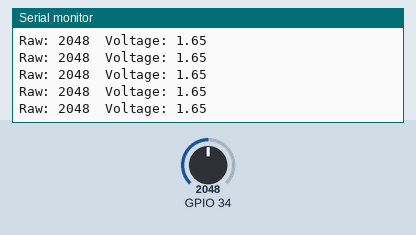
A sketch run on a simulated ESP32. On the bench: the last lines printed to the serial monitor. The test bench sets the inputs (shaded band); at power-on: GPIO 34 = 2048.

Above: at 1.2 s.
1.3 s: GPIO 34 set to 2866
At 1.31 s:
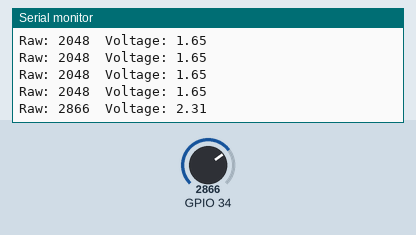
2.8 s: GPIO 34 set to 3603
At 2.81 s:
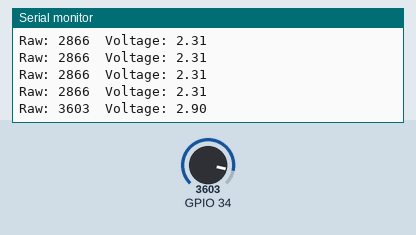
Timing chart, 0 to 5.8 s (numbered marks = the images above; inputs shaded):
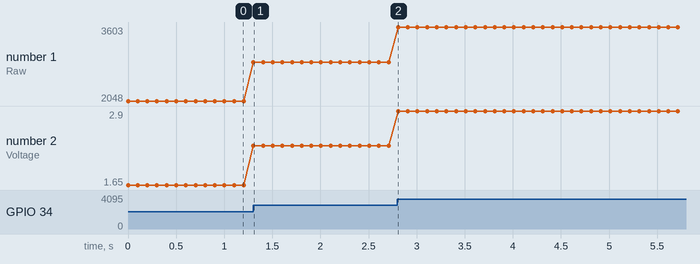

Measured:
- after the input at 1.3 s, the serial monitor: prints a new line at once (image 1)
- after the input at 2.8 s, the serial monitor: prints a new line at once (image 2)
- plotted number 1: 2048 → 2866 after the input at 1.3 s, 2866 → 3603 after the input at 2.8 s
- plotted number 2: 1.65 → 2.31 after the input at 1.3 s, 2.31 → 2.9 after the input at 2.8 s

The sketch:

RealAnalogRead.ino
```cpp
//Real Reading of Analog value

#include "driver/adc.h"                         // Use ESP32's built-in ADC functions

void setup() {
  Serial.begin(115200);                         // Start serial connection with computer
  adc1_config_width(ADC_WIDTH_BIT_12);          // Set ADC resolution to 12 bits (0–4095) [web:2]
  adc1_config_channel_atten(ADC1_CHANNEL_6, ADC_ATTEN_DB_11); // Use ADC1 channel 6 (GPIO34) with 11dB range (~up to 3.3V) [web:2][web:6]
}

void loop() {
  int val = adc1_get_raw(ADC1_CHANNEL_6);       // Read raw ADC value (0–4095) [web:2]

  // Convert raw value to voltage in volts (assuming ~3.3V max range)
  float voltage = (val / 4095.0) * 3.3;         // Scale reading to 0–3.3V range [web:1][web:2]

  Serial.print("Raw: ");
  Serial.print(val);                            // Print raw ADC value
  Serial.print("  Voltage: ");
  Serial.println(voltage);                      // Print calculated voltage in volts

  delay(100);                                   // Wait 100ms before next reading
}
```
